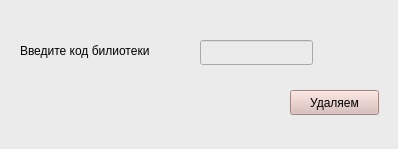
<?xml version="1.0" encoding="UTF-8"?>
<ui version="4.0">
 <class>MainWindow</class>
 <widget class="QMainWindow" name="MainWindow">
  <property name="geometry">
   <rect>
    <x>0</x>
    <y>0</y>
    <width>398</width>
    <height>149</height>
   </rect>
  </property>
  <property name="minimumSize">
   <size>
    <width>398</width>
    <height>149</height>
   </size>
  </property>
  <property name="maximumSize">
   <size>
    <width>398</width>
    <height>149</height>
   </size>
  </property>
  <property name="windowTitle">
   <string>MainWindow</string>
  </property>
  <property name="styleSheet">
   <string notr="true">QWidget{
	background-color: rgb(234,235,234);
}
QPushButton{
	background-color: rgb(216,186,181);
}</string>
  </property>
  <widget class="QWidget" name="centralwidget">
   <widget class="QPushButton" name="pushButton_2">
    <property name="geometry">
     <rect>
      <x>290</x>
      <y>90</y>
      <width>89</width>
      <height>25</height>
     </rect>
    </property>
    <property name="text">
     <string>Удаляем</string>
    </property>
   </widget>
   <widget class="QLineEdit" name="lineEdit_2">
    <property name="geometry">
     <rect>
      <x>200</x>
      <y>40</y>
      <width>113</width>
      <height>25</height>
     </rect>
    </property>
   </widget>
   <widget class="QLabel" name="label_2">
    <property name="geometry">
     <rect>
      <x>20</x>
      <y>20</y>
      <width>171</width>
      <height>61</height>
     </rect>
    </property>
    <property name="text">
     <string>Введите код билиотеки</string>
    </property>
   </widget>
  </widget>
  <widget class="QStatusBar" name="statusbar"/>
 </widget>
 <resources/>
 <connections/>
</ui>
